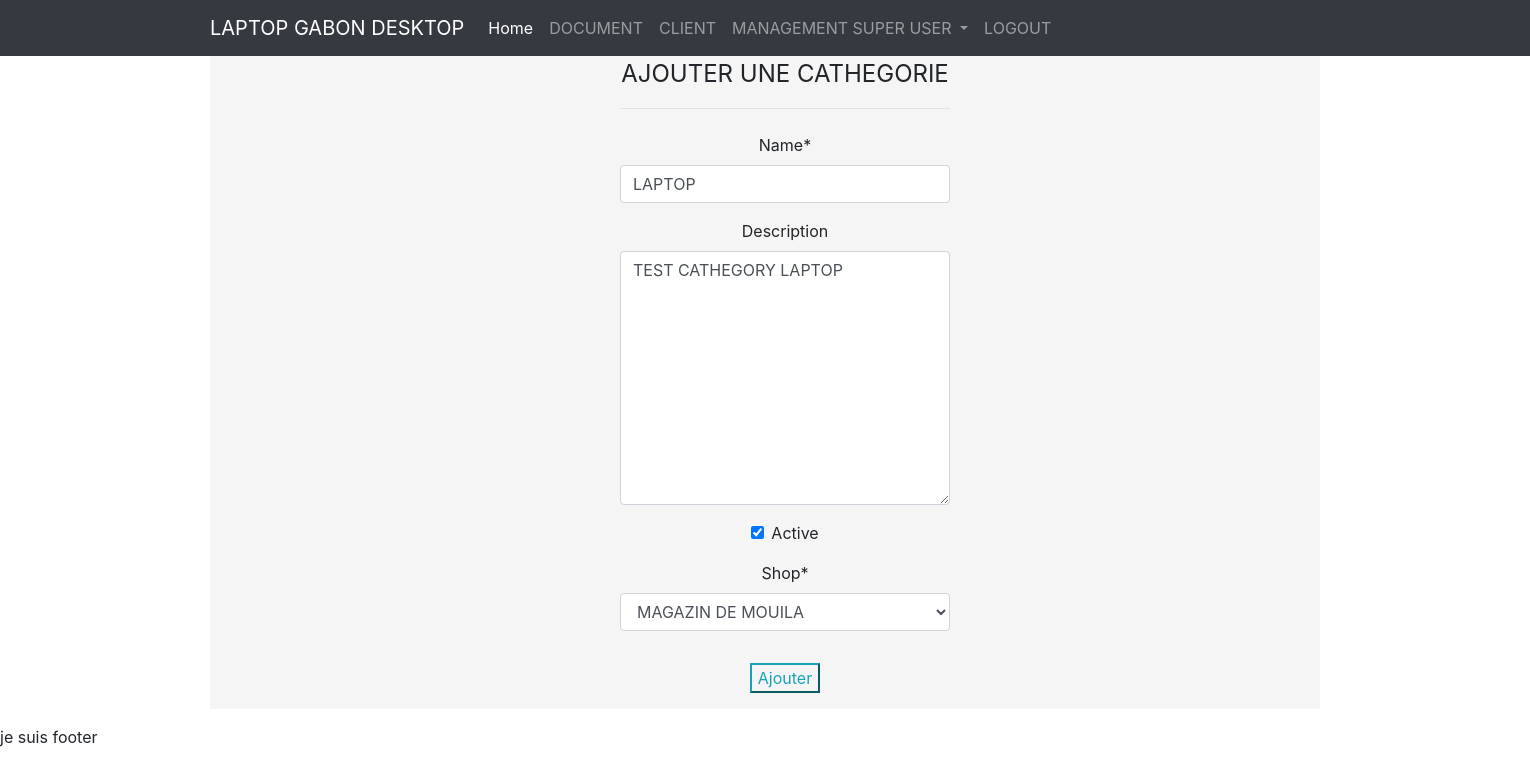
The app's page /alldetail/category/1/edit/ (signed in) with its own data.
### alldetail/models.py (models this page shows, shortened)
class Category(models.Model):
    date_created = models.DateTimeField(auto_now_add=True)
    date_updated = models.DateTimeField(auto_now=True)
    name = models.CharField(max_length=255)
    description = models.TextField(blank=True)
    author = models.ForeignKey(User, on_delete=models.CASCADE,null=True, blank=True)
    active = models.BooleanField(default=False)
    shop = models.ForeignKey('alldetail.Shop', on_delete=models.CASCADE, related_name='categorys')

class Shop(models.Model):
    date_created = models.DateTimeField(auto_now_add=True)
    date_updated = models.DateTimeField(auto_now=True)
    shop_image = models.ImageField(upload_to='shopimages/')
    name = models.CharField(max_length=255)
    responsable_name = models.CharField(max_length=255)
    email = models.EmailField(max_length = 254)
    phone_number = PhoneNumberField()
    description = models.TextField(blank=True)
    localisation = models.CharField(max_length = 255)
    author = models.ForeignKey(User, on_delete=models.CASCADE, null=True, blank=True)
    active = models.BooleanField(default=False)
    def __str__(self):
        return self.name

### alldetail/views.py (the view)
# urls.py: path('category/<int:pk>/edit/', CategoryUpdateView.as_view(), name="category-updated"),
class CategoryUpdateView(LoginRequiredMixin,UserPassesTestMixin,UpdateView):
    model = Category
    fields = ['name','description','active','shop']
    def test_func(self):
        if self.request.user.is_superuser:
            return True
        return False

### templates/alldetail/category_form.html (shortened to what this page needs)
{% extends "base.html"%}
{% load crispy_forms_tags %}
{% block content %}
<div class="container" style="background-color:whitesmoke;">
    <div class="row" style="position:center;text-align:center;margin:0 auto;margin-left:380px;width:100%;">
        <div class="col-8 col-md-4 mx auto">
            <form method="POST" enctype="multipart/form-data">
                <div class="form-group">
                    <legend class="mb-4 pb-3 border-bottom text-uppercase">Ajouter une cathegorie</legend>
                    <table style="width:100;">
                    {{form|crispy}}
                    </table>
                </div>
                <div class="form-group">
                    <button class="btn-outline-info" type="submit">Ajouter</button>
                </div>
            </form>
        </div>
    </div>
</div>
{% endblock content %}

### records on screen
Category: name "LAPTOP", description "TEST CATHEGORY LAPTOP", active "☑", shop "MAGAZIN DE MOUILA"
